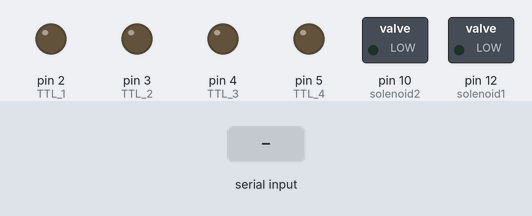
A sketch run on a simulated Arduino Uno, built with avr-gcc and run on an emulated ATmega328P. Shown: switched loads named in the sketch (green lamp = pin HIGH), output pins drawn as LEDs (lit = HIGH). Inputs (shaded band) come from the test bench.

Above: at 1.2 s.
1.3 s: "1" received over Serial
At 2.0 s:
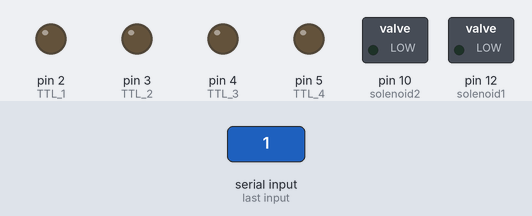
2.8 s: "2" received over Serial
At 3.2 s:
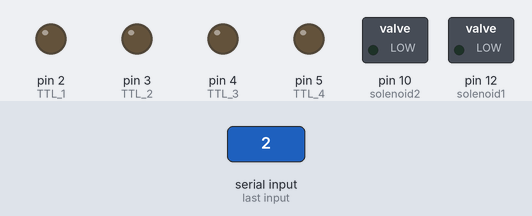
4.3 s: "7" received over Serial
At 4.9 s:
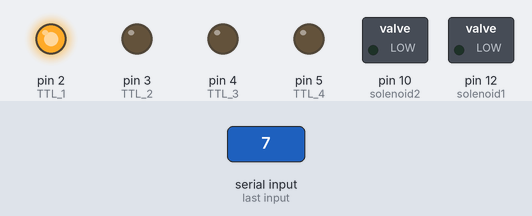
5.8 s: "3" received over Serial
At 7.0 s:
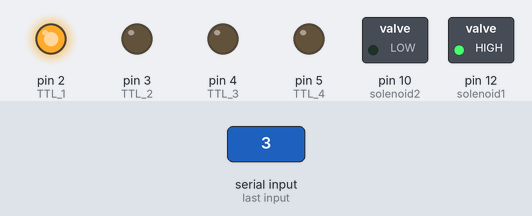
7.3 s: "5" received over Serial
At 8.3 s:
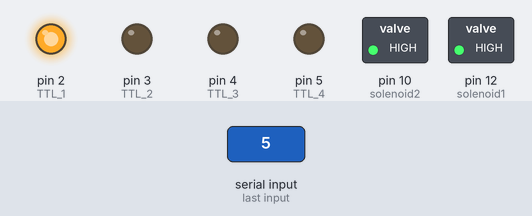
8.8 s: "4" received over Serial
At 9.5 s:
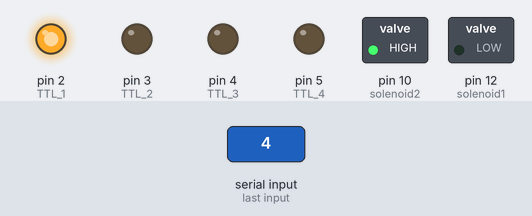
Timing chart, 0 to 11.3 s (numbered marks = the images above; inputs shaded):
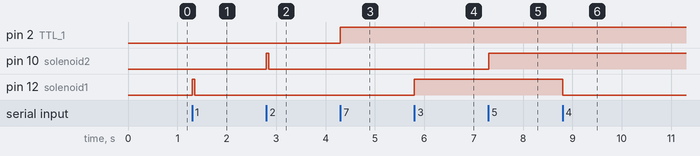

The sketch:

reward_delivery_arduino.ino
```cpp
//--------------------------------Created by Matt Udakis -------------------------------//
//                                                                                      //
// Load this script onto an arduino connected to 2 solenoid valves for reward delivery  //
// The corresponding matlab script is called reward_delivery.m                          //
// matlab script will enable GUI for connection to arduino                              //
// delivery of reward and also manual open and closing of solenoid valves for set up    //
//                                                                                      //
//--------------------------------------------------------------------------------------//

int solenoid1       = 12;
int solenoid2       = 10;
int TTL_1           = 2;
int TTL_2           = 3;
int TTL_3           = 4;
int TTL_4           = 5;

// TTL_1 output to the inscopix DAQ to signify when opto genetics is delivered.


int openTime1 = 50;
int openTime2 = 50;

String serialReceived;
int State;

bool BreakStatus = false;
boolean receiverState;

void setup() {

  pinMode(solenoid1, OUTPUT);
  pinMode(solenoid2, OUTPUT);

  pinMode(TTL_1, OUTPUT);
  pinMode(TTL_2, OUTPUT);
  pinMode(TTL_3, OUTPUT);
  pinMode(TTL_4, OUTPUT);


  Serial.begin(9600); //open serial port and set rate to 9600 baud

}

void loop() {
  // put your main code here, to run repeatedly:
  while (Serial.available()) {

    //serialReceived = Serial.readStringUntil('\n');
    //    serialReceived = Serial.parseInt();
    State =  Serial.read();
    if (State == '1') {

        digitalWrite(solenoid1, HIGH);
        delay(openTime1);
        digitalWrite(solenoid1, LOW);
        break;
        }

    if (State == '2') {
        digitalWrite(solenoid2, HIGH);
        delay(openTime2);
        digitalWrite(solenoid2, LOW);
        break;
    }

    if (State == '3') {
        digitalWrite(solenoid1, HIGH);
        break;
      }

    if (State == '4') {
        digitalWrite(solenoid1, LOW);
        break;
      }

    if (State == '5') {
        digitalWrite(solenoid2, HIGH);
        break;
    }

    if (State == '6') {
        digitalWrite(solenoid2, LOW);
        break;
    }

      if (State == '7') {
        digitalWrite(TTL_1, HIGH);
        break;
      }

      if (State == '8') {
        digitalWrite(TTL_1, LOW);
        break;
      }
    }
  }
```

Measured:
- after the input at 1.3 s, pin 12 (solenoid1): LOW → HIGH at once, → LOW 0.05 s later
- after the input at 2.8 s, pin 10 (solenoid2): LOW → HIGH at once, → LOW 0.05 s later
- after the input at 4.3 s, pin 2 (TTL_1): LOW → HIGH at once
- after the input at 5.8 s, pin 12 (solenoid1): LOW → HIGH at once
- after the input at 7.3 s, pin 10 (solenoid2): LOW → HIGH at once
- after the input at 8.8 s, pin 12 (solenoid1): HIGH → LOW at once
